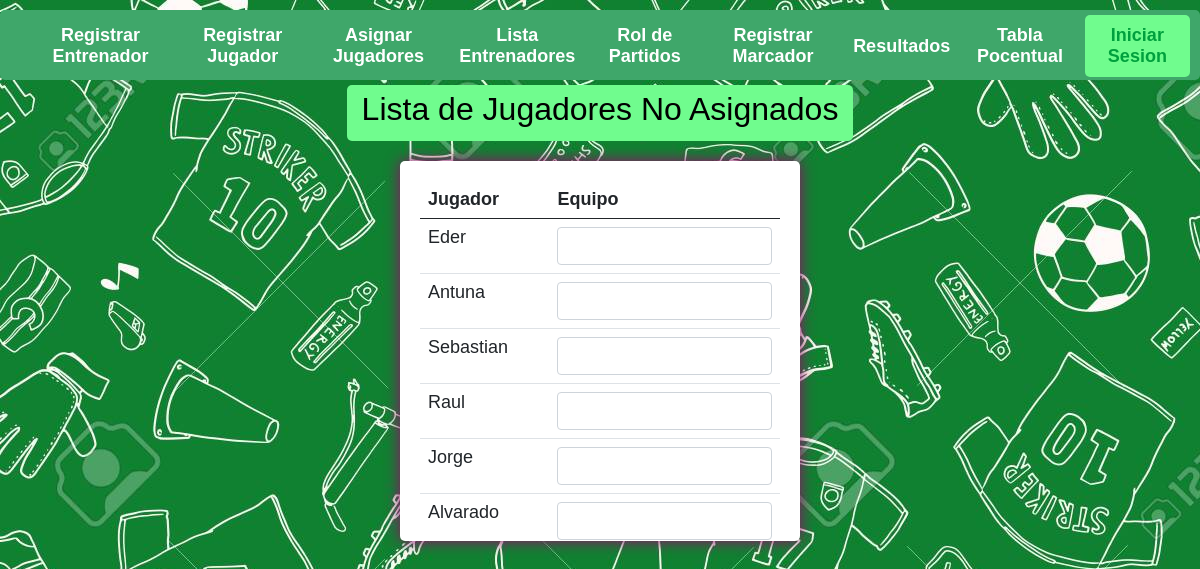
Screenshot of /modulos/jugadores_no_asignados_admin.php with the database file from the repository.
### tables this page shows
CREATE TABLE `jugadores` (
  `id_jugador` int(11) NOT NULL,
  `nombre` varchar(50) DEFAULT NULL,
  `contrasena_jugador` varchar(168) DEFAULT NULL,
  `posicion` varchar(50) DEFAULT NULL,
  `edad` int(11) DEFAULT NULL,
  `rol_jugador` varchar(7) DEFAULT 'Jugador',
  `correo_jugador` varchar(168) NOT NULL,
  `equipo_id` int(11) DEFAULT NULL
);

### modulos/jugadores_no_asignados_admin.php (the view, shortened to what this page needs)
<?php
require '../php/funciones.php';
$jugadores_no_asignados = obtenerJugadoresNoAsignados($conn);
$equipos_disponibles = obtenerEquiposDisponibles($conn);
function obtenerJugadoresNoAsignados($conn)
{
    $query = "SELECT id_jugador, nombre FROM Jugadores WHERE equipo_id IS NULL";
    $result = mysqli_query($conn, $query);
    $jugadores = array();
    while ($row = mysqli_fetch_assoc($result)) {
        $jugadores[] = $row;
    }
    return $jugadores;
}
function obtenerEquiposDisponibles($conn)
{
    $query = "SELECT id_equipo, nombre_equipo FROM equipos";
    $result = mysqli_query($conn, $query);
    $equipos = array();
    while ($row = mysqli_fetch_assoc($result)) {
        $equipos[] = $row;
    }
    return $equipos;
}
?>
<!DOCTYPE html>
<html lang="es">
<head>
    <link href="https://cdn.jsdelivr.net/npm/bootstrap@5.0.2/dist/css/bootstrap.min.css" rel="stylesheet">
    <link rel="stylesheet" href="../assets/css/style.css">
    <link rel="stylesheet" href="./assets/plugins/SweetAlert/dist/sweetalert2.min.css">
    <link href="https://cdn.jsdelivr.net/npm/select2@4.1.0/dist/css/select2.min.css" rel="stylesheet" />
</head>
<body class="caja-general">
    <?php include('../layouts/nav.php') ?>
    <div id="mensaje-registro-entrenador">
        <h2>Lista de Jugadores No Asignados</h2>
    </div>
    <div class="caja-lista-jugadores">
        <form action="../php/proceso_asignacion_admin.php" method="post">
            <table class="table">
                <thead id="thead_tabla_asignarJugadores_admin">
                    <tr id="tr_asignarJugadores_admin">
                        <th class="th_tabla_asignarJugadores_admin">Jugador</th>
                        <th class="th_tabla_asignarJugadores_admin">Equipo</th>
                    </tr>
                </thead>
                <tbody id="tbody_tabla_asignarJugadores_admin">
                    <?php foreach ($jugadores_no_asignados as $jugador) : ?>
                        <tr id="tr_tabla_asignarJugadores_admin">
                            <td class="td_asignarJugadores_admin"><?php echo $jugador['nombre']; ?></td>
                            <td class="td_asignarJugadores_admin">
                                <select class="js-example-placeholder-single js-states form-control" name="equipo[<?php echo $jugador['id_jugador']; ?>]">
                                    <?php foreach ($equipos_disponibles as $equipo) : ?>
                                        <option value=""></option>
                                        <option value="<?php echo $equipo['id_equipo']; ?>"><?php echo $equipo['nombre_equipo']; ?></option>
                                    <?php endforeach; ?>
                                </select>
                            </td>
                        </tr>
                    <?php endforeach; ?>
                </tbody>
            </table>
            <br>
        </form>
    </div>
</body>
</html>

### assets/css/style.css (style rules this page uses)
body { font-family:'Franklin Gothic Medium', 'Arial Narrow', Arial, sans-serif; font-size: 18px; margin-top: 10px; line-height: normal; }
.caja-general { background-image: url(/fondo.jpg); }
:root { --primary-color: #3fa76a; --secondary-color: #ff9a9a; --hover-color: #fcebeb; --text-color: rgb(255, 255, 255); --link-color: #00a03d;; }
#mensaje-registro-entrenador { text-align: center; width: max-content; background-color: rgb(112, 252, 142); color: #000; padding: 5px; padding-left: 15px; padding-right: 15px; margin:0 auto; margin-top: 5px; margin-bottom: 20px; border-radius: 5px; }
.caja-lista-jugadores { background-color: #fff; padding: 20px; border-radius: 5px; box-shadow: 0 0 15px #a10071; width: 400px; height: 380px; margin: 0 auto; margin-bottom: 20px; overflow-y: scroll; }

### rows the page displays
jugadores: nombre "Eder"
jugadores: nombre "Antuna"
jugadores: nombre "Sebastian"
jugadores: nombre "Raul"
jugadores: nombre "Jorge"
jugadores: nombre "Alvarado"
